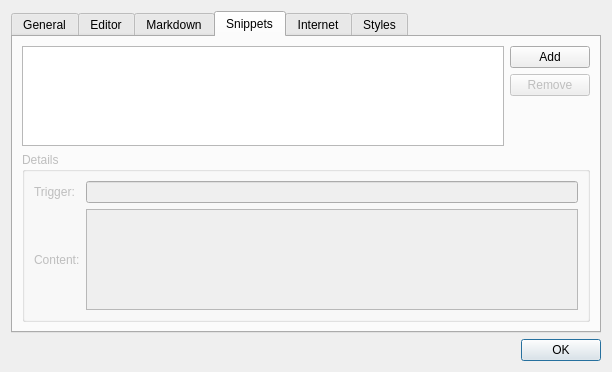
<?xml version="1.0" encoding="UTF-8"?>
<ui version="4.0">
 <class>OptionsDialog</class>
 <widget class="QDialog" name="OptionsDialog">
  <property name="geometry">
   <rect>
    <x>0</x>
    <y>0</y>
    <width>612</width>
    <height>372</height>
   </rect>
  </property>
  <property name="windowTitle">
   <string>Options</string>
  </property>
  <layout class="QVBoxLayout" name="verticalLayout">
   <item>
    <widget class="QTabWidget" name="tabWidget">
     <property name="currentIndex">
      <number>3</number>
     </property>
     <widget class="QWidget" name="tab">
      <attribute name="title">
       <string>General</string>
      </attribute>
      <layout class="QFormLayout" name="formLayout">
       <property name="fieldGrowthPolicy">
        <enum>QFormLayout::AllNonFixedFieldsGrow</enum>
       </property>
       <item row="0" column="0">
        <widget class="QLabel" name="languageLabel">
         <property name="text">
          <string>Language:</string>
         </property>
        </widget>
       </item>
       <item row="0" column="1">
        <widget class="QComboBox" name="languageComboBox"/>
       </item>
       <item row="1" column="0">
        <widget class="QLabel" name="iconThemeLabel">
         <property name="text">
          <string>Icon Theme:</string>
         </property>
        </widget>
       </item>
       <item row="1" column="1">
        <widget class="QComboBox" name="iconThemeComboBox"/>
       </item>
      </layout>
     </widget>
     <widget class="QWidget" name="tab_2">
      <attribute name="title">
       <string>Editor</string>
      </attribute>
      <layout class="QGridLayout" name="gridLayout_2">
       <item row="0" column="0">
        <widget class="QLabel" name="label_3">
         <property name="text">
          <string>Font:</string>
         </property>
        </widget>
       </item>
       <item row="0" column="1" colspan="2">
        <widget class="QFontComboBox" name="fontComboBox"/>
       </item>
       <item row="0" column="3">
        <widget class="QSpinBox" name="fontSizeSpinBox"/>
       </item>
       <item row="1" column="0">
        <widget class="QLabel" name="label_4">
         <property name="text">
          <string>Tab width:</string>
         </property>
        </widget>
       </item>
       <item row="1" column="1">
        <widget class="QSpinBox" name="tabWidthSpinBox">
         <property name="minimum">
          <number>1</number>
         </property>
        </widget>
       </item>
       <item row="1" column="2" colspan="2">
        <spacer name="horizontalSpacer_2">
         <property name="orientation">
          <enum>Qt::Horizontal</enum>
         </property>
         <property name="sizeHint" stdset="0">
          <size>
           <width>40</width>
           <height>20</height>
          </size>
         </property>
        </spacer>
       </item>
       <item row="2" column="0" colspan="2">
        <widget class="QCheckBox" name="rulerEnableCheckBox">
         <property name="text">
          <string>Show column margin:</string>
         </property>
        </widget>
       </item>
       <item row="2" column="2">
        <widget class="QSpinBox" name="rulerPosSpinBox">
         <property name="enabled">
          <bool>false</bool>
         </property>
         <property name="suffix">
          <string> px</string>
         </property>
         <property name="minimum">
          <number>1</number>
         </property>
         <property name="maximum">
          <number>2000</number>
         </property>
         <property name="value">
          <number>800</number>
         </property>
        </widget>
       </item>
       <item row="2" column="3">
        <spacer name="horizontalSpacer_3">
         <property name="orientation">
          <enum>Qt::Horizontal</enum>
         </property>
         <property name="sizeHint" stdset="0">
          <size>
           <width>40</width>
           <height>20</height>
          </size>
         </property>
        </spacer>
       </item>
       <item row="3" column="0" colspan="4">
        <spacer name="verticalSpacer_2">
         <property name="orientation">
          <enum>Qt::Vertical</enum>
         </property>
         <property name="sizeHint" stdset="0">
          <size>
           <width>20</width>
           <height>40</height>
          </size>
         </property>
        </spacer>
       </item>
      </layout>
     </widget>
     <widget class="QWidget" name="tab_3">
      <attribute name="title">
       <string>Markdown</string>
      </attribute>
      <layout class="QFormLayout" name="formLayout_2">
       <property name="fieldGrowthPolicy">
        <enum>QFormLayout::AllNonFixedFieldsGrow</enum>
       </property>
       <item row="0" column="0">
        <widget class="QLabel" name="label">
         <property name="text">
          <string>Converter:</string>
         </property>
        </widget>
       </item>
       <item row="0" column="1">
        <widget class="QComboBox" name="converterComboBox"/>
       </item>
       <item row="1" column="0">
        <widget class="QLabel" name="label_2">
         <property name="text">
          <string>Math Engine:</string>
         </property>
        </widget>
       </item>
       <item row="1" column="1">
        <widget class="QComboBox" name="mathEngineComboBox"/>
       </item>
      </layout>
     </widget>
     <widget class="QWidget" name="tab_4">
      <attribute name="title">
       <string>Snippets</string>
      </attribute>
      <layout class="QGridLayout" name="gridLayout_3">
       <item row="0" column="0">
        <widget class="QListView" name="snippetListView"/>
       </item>
       <item row="0" column="1">
        <layout class="QVBoxLayout" name="verticalLayout_2">
         <item>
          <widget class="QPushButton" name="addSnippetButton">
           <property name="text">
            <string>Add</string>
           </property>
           <property name="icon">
            <iconset theme="list-add">
             <normaloff/>
            </iconset>
           </property>
          </widget>
         </item>
         <item>
          <widget class="QPushButton" name="removeSnippetButton">
           <property name="enabled">
            <bool>false</bool>
           </property>
           <property name="text">
            <string>Remove</string>
           </property>
           <property name="icon">
            <iconset theme="list-remove">
             <normaloff/>
            </iconset>
           </property>
          </widget>
         </item>
         <item>
          <spacer name="verticalSpacer">
           <property name="orientation">
            <enum>Qt::Vertical</enum>
           </property>
           <property name="sizeHint" stdset="0">
            <size>
             <width>20</width>
             <height>40</height>
            </size>
           </property>
          </spacer>
         </item>
        </layout>
       </item>
       <item row="1" column="0" colspan="2">
        <widget class="QGroupBox" name="snippetGroupBox">
         <property name="enabled">
          <bool>false</bool>
         </property>
         <property name="title">
          <string>Details</string>
         </property>
         <layout class="QGridLayout" name="gridLayout">
          <item row="0" column="0">
           <widget class="QLabel" name="label_5">
            <property name="text">
             <string>Trigger:</string>
            </property>
           </widget>
          </item>
          <item row="0" column="1">
           <widget class="QLineEdit" name="snippetTriggerLineEdit"/>
          </item>
          <item row="1" column="0">
           <widget class="QLabel" name="label_6">
            <property name="text">
             <string>Content:</string>
            </property>
           </widget>
          </item>
          <item row="1" column="1">
           <widget class="QPlainTextEdit" name="snippetContentPlainTextEdit"/>
          </item>
         </layout>
        </widget>
       </item>
      </layout>
     </widget>
     <widget class="QWidget" name="tab_6">
      <attribute name="title">
       <string>Internet</string>
      </attribute>
      <layout class="QVBoxLayout" name="verticalLayout_4">
       <item>
        <widget class="QGroupBox" name="groupBox">
         <property name="title">
          <string>Proxy</string>
         </property>
         <layout class="QVBoxLayout" name="verticalLayout_3">
          <item>
           <widget class="QRadioButton" name="noProxyRadioButton">
            <property name="text">
             <string>No Proxy</string>
            </property>
            <property name="checked">
             <bool>true</bool>
            </property>
           </widget>
          </item>
          <item>
           <widget class="QRadioButton" name="systemProxyRadioButton">
            <property name="text">
             <string>System Proxy</string>
            </property>
           </widget>
          </item>
          <item>
           <widget class="QRadioButton" name="manualProxyRadioButton">
            <property name="text">
             <string>Manual Proxy Configuration</string>
            </property>
           </widget>
          </item>
          <item>
           <layout class="QFormLayout" name="formLayout_3">
            <property name="fieldGrowthPolicy">
             <enum>QFormLayout::AllNonFixedFieldsGrow</enum>
            </property>
            <item row="0" column="0">
             <widget class="QLabel" name="proxyHostNameLabel">
              <property name="enabled">
               <bool>false</bool>
              </property>
              <property name="text">
               <string>Host Name:</string>
              </property>
             </widget>
            </item>
            <item row="0" column="1">
             <widget class="QLineEdit" name="proxyHostNameLineEdit">
              <property name="enabled">
               <bool>false</bool>
              </property>
             </widget>
            </item>
            <item row="1" column="0">
             <widget class="QLabel" name="proxyPortLabel">
              <property name="enabled">
               <bool>false</bool>
              </property>
              <property name="text">
               <string>Port:</string>
              </property>
             </widget>
            </item>
            <item row="1" column="1">
             <widget class="QSpinBox" name="proxyPortSpinBox">
              <property name="enabled">
               <bool>false</bool>
              </property>
              <property name="minimum">
               <number>1</number>
              </property>
              <property name="maximum">
               <number>65535</number>
              </property>
             </widget>
            </item>
           </layout>
          </item>
         </layout>
        </widget>
       </item>
       <item>
        <spacer name="verticalSpacer_3">
         <property name="orientation">
          <enum>Qt::Vertical</enum>
         </property>
         <property name="sizeHint" stdset="0">
          <size>
           <width>20</width>
           <height>40</height>
          </size>
         </property>
        </spacer>
       </item>
      </layout>
     </widget>
     <widget class="QWidget" name="tab_5">
      <attribute name="title">
       <string>Styles</string>
      </attribute>
      <layout class="QVBoxLayout" name="verticalLayout_5">
       <item>
        <widget class="QLabel" name="label_7">
         <property name="text">
          <string>Custom Styles Path:</string>
         </property>
        </widget>
       </item>
       <item>
        <layout class="QHBoxLayout" name="horizontalLayout">
         <item>
          <widget class="QLineEdit" name="pathLineEdit">
           <property name="readOnly">
            <bool>true</bool>
           </property>
          </widget>
         </item>
         <item>
          <widget class="QPushButton" name="pathBrowseButton">
           <property name="text">
            <string>...</string>
           </property>
          </widget>
         </item>
        </layout>
       </item>
       <item>
        <spacer name="verticalSpacer_4">
         <property name="orientation">
          <enum>Qt::Vertical</enum>
         </property>
         <property name="sizeHint" stdset="0">
          <size>
           <width>20</width>
           <height>40</height>
          </size>
         </property>
        </spacer>
       </item>
      </layout>
     </widget>
    </widget>
   </item>
   <item>
    <widget class="QDialogButtonBox" name="buttonBox">
     <property name="orientation">
      <enum>Qt::Horizontal</enum>
     </property>
     <property name="standardButtons">
      <enum>QDialogButtonBox::Cancel|QDialogButtonBox::Ok</enum>
     </property>
    </widget>
   </item>
  </layout>
 </widget>
 <resources/>
 <connections>
  <connection>
   <sender>buttonBox</sender>
   <signal>accepted()</signal>
   <receiver>OptionsDialog</receiver>
   <slot>accept()</slot>
   <hints>
    <hint type="sourcelabel">
     <x>236</x>
     <y>356</y>
    </hint>
    <hint type="destinationlabel">
     <x>157</x>
     <y>274</y>
    </hint>
   </hints>
  </connection>
  <connection>
   <sender>buttonBox</sender>
   <signal>rejected()</signal>
   <receiver>OptionsDialog</receiver>
   <slot>reject()</slot>
   <hints>
    <hint type="sourcelabel">
     <x>304</x>
     <y>356</y>
    </hint>
    <hint type="destinationlabel">
     <x>286</x>
     <y>274</y>
    </hint>
   </hints>
  </connection>
  <connection>
   <sender>rulerEnableCheckBox</sender>
   <signal>toggled(bool)</signal>
   <receiver>rulerPosSpinBox</receiver>
   <slot>setEnabled(bool)</slot>
   <hints>
    <hint type="sourcelabel">
     <x>115</x>
     <y>214</y>
    </hint>
    <hint type="destinationlabel">
     <x>228</x>
     <y>214</y>
    </hint>
   </hints>
  </connection>
 </connections>
 <slots/>
</ui>
